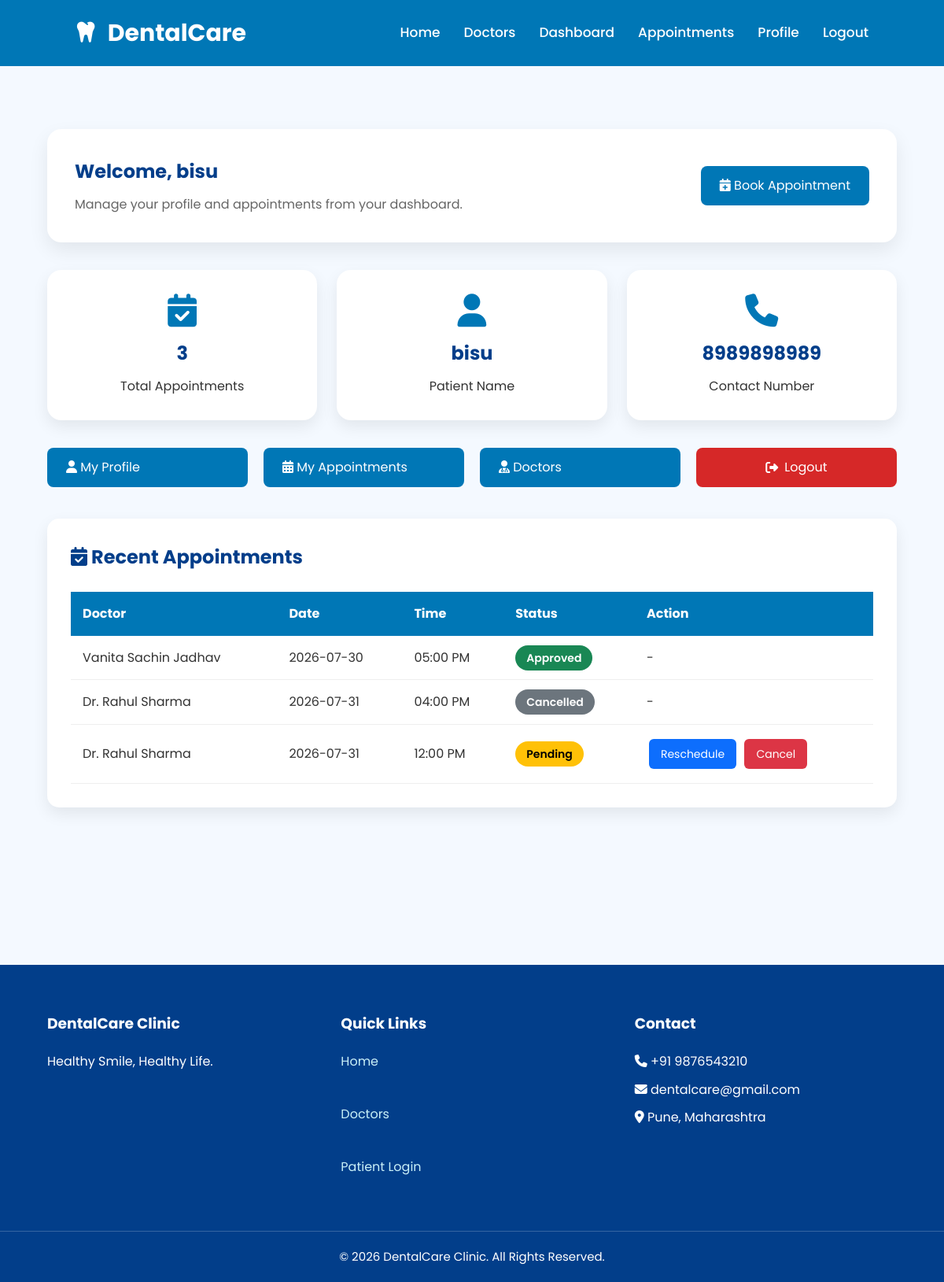
Page /dashboard (signed in) on the committed database.
### tables this page shows
CREATE TABLE patients(
        id INTEGER PRIMARY KEY AUTOINCREMENT,
        name TEXT NOT NULL,
        email TEXT UNIQUE NOT NULL,
        phone TEXT NOT NULL,
        password TEXT NOT NULL
    );

CREATE TABLE appointments(
        id INTEGER PRIMARY KEY AUTOINCREMENT,
        patient_id INTEGER NOT NULL,
        doctor_id INTEGER NOT NULL,
        appointment_date TEXT NOT NULL,
        appointment_time TEXT NOT NULL,
        reason TEXT,
        status TEXT DEFAULT 'Pending',
        FOREIGN KEY(patient_id) REFERENCES patients(id),
        FOREIGN KEY(doctor_id) REFERENCES doctors(id)
    );

CREATE TABLE doctors(
        id INTEGER PRIMARY KEY AUTOINCREMENT,
        name TEXT NOT NULL,
        specialization TEXT NOT NULL,
        experience INTEGER,
        fees INTEGER,
        image TEXT,
        about TEXT
    );

### app.py (the view)
@app.route("/dashboard")
def dashboard():
    if "patient_id" not in session:
        return redirect(url_for("login"))
    conn = get_db_connection()
    patient = conn.execute(
        "SELECT * FROM patients WHERE id=?",
        (session["patient_id"],)
    ).fetchone()
    appointments = conn.execute("""
        SELECT appointments.*, doctors.name AS doctor_name
        FROM appointments
        JOIN doctors
        ON appointments.doctor_id=doctors.id
        WHERE patient_id=?
        ORDER BY appointment_date
    """,
    (session["patient_id"],)).fetchall()
    conn.close()
    return render_template(
        "dashboard.html",
        patient=patient,
        appointments=appointments
    )

### database.py (called while the page is built)
def get_db_connection():
    conn = sqlite3.connect(DATABASE)
    conn.row_factory = sqlite3.Row
    return conn

### templates/dashboard.html (shortened to what this page needs)
{% extends "layout.html" %}
{% block content %}
<section class="dashboard-section">
    <div class="container">
        <div class="dashboard-header">
            <div>
                <h1>
                    Welcome,
                    {{ patient['name'] }}
                </h1>
                <p>
                    Manage your profile and appointments from your dashboard.
                </p>
            </div>
            <div>
                <a href="{{ url_for('booking', doctor_id=1) }}" class="btn">
                    <i class="fa-solid fa-calendar-plus"></i>
                    Book Appointment
                </a>
            </div>
        </div>
        <div class="dashboard-cards">
            <div class="dashboard-card">
                <i class="fa-solid fa-calendar-check"></i>
                <h2>{{ appointments|length }}</h2>
                <p>Total Appointments</p>
            </div>
            <div class="dashboard-card">
                <i class="fa-solid fa-user"></i>
                <h2>{{ patient['name'] }}</h2>
                <p>Patient Name</p>
            </div>
            <div class="dashboard-card">
                <i class="fa-solid fa-phone"></i>
                <h2>{{ patient['phone'] }}</h2>
                <p>Contact Number</p>
            </div>
        </div>
        <div class="dashboard-actions">
            <a href="{{ url_for('profile') }}" class="btn">
                <i class="fa-solid fa-user"></i>
                My Profile
            </a>
            <a href="{{ url_for('appointments') }}" class="btn">
                <i class="fa-solid fa-calendar-days"></i>
                My Appointments
            </a>
            <a href="{{ url_for('doctors') }}" class="btn">
                <i class="fa-solid fa-user-doctor"></i>
                Doctors
            </a>
            <a href="{{ url_for('logout') }}" class="btn btn-danger">
                <i class="fa-solid fa-right-from-bracket"></i>
                Logout
            </a>
        </div>
        <div class="table-container">
            <h2>
                <i class="fa-solid fa-calendar-check"></i>
                Recent Appointments
            </h2>
            {% if appointments %}
            <table class="appointment-table">
                <thead>
                    <tr>
                        <th>Doctor</th>
                        <th>Date</th>
                        <th>Time</th>
                        <th>Status</th>
                        <th>Action</th>
                    </tr>
                </thead>
                <tbody>
                {% for appointment in appointments %}
                <tr>
                    <td>{{ appointment['doctor_name'] }}</td>
                    <td>{{ appointment['appointment_date'] }}</td>
                    <td>{{ appointment['appointment_time'] }}</td>
                    <td>
                        {% if appointment['status']=="Pending" %}
                        <span class="status pending">
                            Pending
                        </span>
                        {% elif appointment['status']=="Approved" %}
                        <span class="status approved">
                            Approved
                        </span>
                        {% elif appointment['status']=="Rejected" %}
                        <span class="status rejected">
                            Rejected
                        </span>
                        {% else %}
                        <span class="status cancelled">
                            Cancelled
                        </span>
                        {% endif %}
                    </td>
                    <td>
                        {% if appointment['status']=="Pending" %}
                        <a href="{{ url_for('reschedule', id=appointment['id']) }}"
                           class="btn-small edit">
                            Reschedule
                        </a>
                        <a href="{{ url_for('cancel', id=appointment['id']) }}"
                           class="btn-small delete"
                           onclick="return confirm('Cancel appointment?')">
                            Cancel
                        </a>
                        {% else %}
                        <span>-</span>
                        {% endif %}
                    </td>
                </tr>
                {% endfor %}
                </tbody>
            </table>
            {% endif %}
        </div>
    </div>
</section>
{% endblock %}

### static/css/style.css (style rules this page uses)
* { margin:0; padding:0; box-sizing:border-box; font-family:'Poppins',sans-serif; }
html { scroll-behavior:smooth; }
body { background:#f4f9ff; color:#333; line-height:1.6; }
a { text-decoration:none; }
.container { width:90%; max-width:1200px; margin:auto; }
.btn { display:inline-block; background:#0077b6; color:#fff; padding:12px 24px; border-radius:8px; transition:.3s; border:none; cursor:pointer; }
.btn-danger { background:#d62828; display:flex; justify-content:center; align-items:center; gap:8px; }
section { padding:80px 8%; }
.dashboard-cards { display:grid; grid-template-columns:repeat(auto-fit,minmax(250px,1fr)); gap:25px; margin-bottom:40px; }
.table-container { background:#fff; border-radius:15px; padding:30px; box-shadow:0 8px 20px rgba(0,0,0,.08); margin-bottom:40px; overflow-x:auto; }
.table-container h2 { color:#023e8a; margin-bottom:25px; }
.appointment-table { width:100%; border-collapse:collapse; }
.appointment-table th { background:#0077b6; color:white; padding:15px; text-align:left; }
.appointment-table td { padding:15px; border-bottom:1px solid #eee; }
.btn-small { display:inline-block; padding:8px 15px; border-radius:6px; color:white; text-decoration:none; font-size:14px; margin:3px; }
.edit { background:#0d6efd; }
.delete { background:#dc3545; }
.status { padding:6px 14px; border-radius:20px; font-size:14px; color:white; font-weight:600; }
.pending { background:#ffc107; color:#000; }
.approved { background:#198754; }
.cancelled { background:#6c757d; }
.dashboard-section { padding:80px 0; background:#f4f9ff; }
.dashboard-header { background:#fff; padding:35px; border-radius:18px; display:flex; justify-content:space-between; align-items:center; margin-bottom:35px; box-shadow:0 10px 25px rgba(0,0,0,.08); flex-wrap:wrap; gap:20px; }
.dashboard-header h1 { color:#023e8a; margin-bottom:10px; }
.dashboard-header p { color:#666; }
.dashboard-cards { display:grid; grid-template-columns:repeat(auto-fit,minmax(250px,1fr)); gap:25px; margin-bottom:35px; }
.dashboard-card { background:#fff; border-radius:18px; padding:30px; text-align:center; box-shadow:0 8px 20px rgba(0,0,0,.08); }
.dashboard-card i { font-size:42px; color:#0077b6; margin-bottom:15px; }
.dashboard-card h2 { color:#023e8a; margin-bottom:10px; }
.dashboard-actions { display:grid; grid-template-columns:repeat(auto-fit,minmax(220px,1fr)); gap:20px; margin-bottom:40px; }

### rows in the picture
patients: name "bisu", phone "8989898989"
appointments: doctor_name "Vanita Sachin Jadhav", appointment_date "2026-07-30", appointment_time "05:00 PM", status "Approved"
appointments: doctor_name "Dr. Rahul Sharma", appointment_date "2026-07-31", appointment_time "04:00 PM", status "Cancelled"
appointments: doctor_name "Dr. Rahul Sharma", appointment_date "2026-07-31", appointment_time "12:00 PM", status "Pending"

### other values in the picture
{{ appointments|length }} "3"
